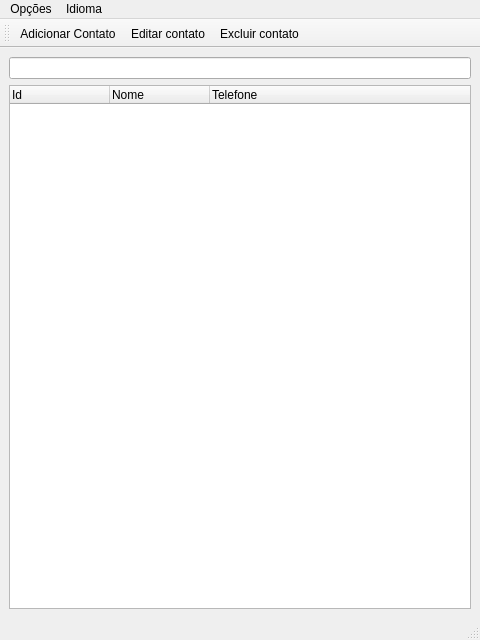
<?xml version="1.0" encoding="UTF-8"?>
<ui version="4.0">
 <class>JanelaPrincipal</class>
 <widget class="QMainWindow" name="JanelaPrincipal">
  <property name="geometry">
   <rect>
    <x>0</x>
    <y>0</y>
    <width>480</width>
    <height>640</height>
   </rect>
  </property>
  <property name="windowTitle">
   <string>Agenda Minicurso Qt</string>
  </property>
  <widget class="QWidget" name="centralwidget">
   <layout class="QVBoxLayout" name="verticalLayout">
    <item>
     <widget class="QLineEdit" name="inBusca">
      <property name="statusTip">
       <string>Digite o nome do contato que deseja buscar</string>
      </property>
      <property name="clearButtonEnabled">
       <bool>true</bool>
      </property>
     </widget>
    </item>
    <item>
     <widget class="QTreeWidget" name="listaContatos">
      <attribute name="headerHighlightSections">
       <bool>true</bool>
      </attribute>
      <column>
       <property name="text">
        <string>Id</string>
       </property>
      </column>
      <column>
       <property name="text">
        <string>Nome</string>
       </property>
      </column>
      <column>
       <property name="text">
        <string>Telefone</string>
       </property>
      </column>
     </widget>
    </item>
   </layout>
  </widget>
  <widget class="QMenuBar" name="menubar">
   <property name="geometry">
    <rect>
     <x>0</x>
     <y>0</y>
     <width>480</width>
     <height>26</height>
    </rect>
   </property>
   <widget class="QMenu" name="menuOp_es">
    <property name="title">
     <string>Opções</string>
    </property>
    <addaction name="actionAdicionar_Contato"/>
    <addaction name="separator"/>
    <addaction name="actionSair"/>
   </widget>
   <widget class="QMenu" name="menuIdioma">
    <property name="title">
     <string>Idioma</string>
    </property>
    <addaction name="actionAplica_o"/>
    <addaction name="actionDialeto"/>
   </widget>
   <addaction name="menuOp_es"/>
   <addaction name="menuIdioma"/>
  </widget>
  <widget class="QStatusBar" name="statusbar"/>
  <widget class="QToolBar" name="toolBar">
   <property name="windowTitle">
    <string>toolBar</string>
   </property>
   <attribute name="toolBarArea">
    <enum>TopToolBarArea</enum>
   </attribute>
   <attribute name="toolBarBreak">
    <bool>false</bool>
   </attribute>
   <addaction name="actionAdicionar_Contato"/>
   <addaction name="actionEditar_contato"/>
   <addaction name="actionExcluir_contato"/>
  </widget>
  <action name="actionAdicionar_Contato">
   <property name="icon">
    <iconset resource="icons.qrc">
     <normaloff>:/add_icon.png</normaloff>:/add_icon.png</iconset>
   </property>
   <property name="text">
    <string>Adicionar Contato</string>
   </property>
   <property name="statusTip">
    <string>Adicionar um novo contato</string>
   </property>
  </action>
  <action name="actionSair">
   <property name="text">
    <string>Sair</string>
   </property>
   <property name="statusTip">
    <string>Sai da aplicação</string>
   </property>
  </action>
  <action name="actionEditar_contato">
   <property name="icon">
    <iconset resource="icons.qrc">
     <normaloff>:/edit_icon.png</normaloff>:/edit_icon.png</iconset>
   </property>
   <property name="text">
    <string>Editar contato</string>
   </property>
   <property name="statusTip">
    <string>Editar contato selecionado</string>
   </property>
  </action>
  <action name="actionExcluir_contato">
   <property name="icon">
    <iconset resource="icons.qrc">
     <normaloff>:/erase_icon.png</normaloff>:/erase_icon.png</iconset>
   </property>
   <property name="text">
    <string>Excluir contato</string>
   </property>
   <property name="statusTip">
    <string>Excluir contato selecionado</string>
   </property>
  </action>
  <action name="actionAplica_o">
   <property name="text">
    <string>Aplicação</string>
   </property>
  </action>
  <action name="actionDialeto">
   <property name="text">
    <string>Dialeto</string>
   </property>
  </action>
 </widget>
 <resources>
  <include location="icons.qrc"/>
 </resources>
 <connections/>
</ui>
